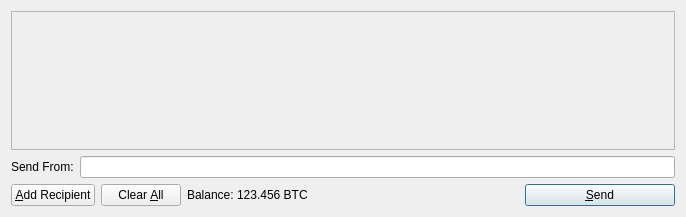
<?xml version="1.0" encoding="UTF-8"?>
<ui version="4.0">
 <class>SendCoinsDialog</class>
 <widget class="QDialog" name="SendCoinsDialog">
  <property name="geometry">
   <rect>
    <x>0</x>
    <y>0</y>
    <width>686</width>
    <height>217</height>
   </rect>
  </property>
  <property name="windowTitle">
   <string>Send Coins</string>
  </property>
  <layout class="QVBoxLayout" name="verticalLayout">
   <item>
    <widget class="QScrollArea" name="scrollArea">
     <property name="widgetResizable">
      <bool>true</bool>
     </property>
     <widget class="QWidget" name="scrollAreaWidgetContents">
      <property name="geometry">
       <rect>
        <x>0</x>
        <y>0</y>
        <width>666</width>
        <height>122</height>
       </rect>
      </property>
      <layout class="QVBoxLayout" name="verticalLayout_2">
       <property name="margin">
        <number>0</number>
       </property>
       <item>
        <layout class="QVBoxLayout" name="entries">
         <property name="spacing">
          <number>6</number>
         </property>
        </layout>
       </item>
       <item>
        <spacer name="verticalSpacer">
         <property name="orientation">
          <enum>Qt::Vertical</enum>
         </property>
         <property name="sizeHint" stdset="0">
          <size>
           <width>20</width>
           <height>40</height>
          </size>
         </property>
        </spacer>
       </item>
      </layout>
     </widget>
    </widget>
   </item>
   <item>
    <layout class="QHBoxLayout" name="sendFromLayout">
     <property name="topMargin">
      <number>0</number>
     </property>
     <item>
      <widget class="QLabel" name="labelSendFrom">
       <property name="text">
        <string>Send From:</string>
       </property>
      </widget>
     </item>
     <item>
      <widget class="QLineEdit" name="sendFrom">
       <property name="inputMask">
        <string/>
       </property>
       <property name="text">
        <string/>
       </property>
      </widget>
     </item>
    </layout>
   </item>
   <item>
    <layout class="QHBoxLayout" name="horizontalLayout">
     <item>
      <widget class="QPushButton" name="addButton">
       <property name="toolTip">
        <string>Send to multiple recipients at once</string>
       </property>
       <property name="text">
        <string>&amp;Add Recipient</string>
       </property>
       <property name="icon">
        <iconset resource="../bitcoin.qrc">
         <normaloff>:/icons/add</normaloff>:/icons/add</iconset>
       </property>
       <property name="autoDefault">
        <bool>false</bool>
       </property>
      </widget>
     </item>
     <item>
      <widget class="QPushButton" name="clearButton">
       <property name="sizePolicy">
        <sizepolicy hsizetype="Minimum" vsizetype="Fixed">
         <horstretch>0</horstretch>
         <verstretch>0</verstretch>
        </sizepolicy>
       </property>
       <property name="toolTip">
        <string>Remove all transaction fields</string>
       </property>
       <property name="text">
        <string>Clear &amp;All</string>
       </property>
       <property name="icon">
        <iconset resource="../bitcoin.qrc">
         <normaloff>:/icons/remove</normaloff>:/icons/remove</iconset>
       </property>
       <property name="autoRepeatDelay">
        <number>300</number>
       </property>
       <property name="autoDefault">
        <bool>false</bool>
       </property>
      </widget>
     </item>
     <item>
      <layout class="QHBoxLayout" name="horizontalLayout_2">
       <property name="spacing">
        <number>3</number>
       </property>
       <item>
        <widget class="QLabel" name="label">
         <property name="text">
          <string>Balance:</string>
         </property>
        </widget>
       </item>
       <item>
        <widget class="QLabel" name="labelBalance">
         <property name="cursor">
          <cursorShape>IBeamCursor</cursorShape>
         </property>
         <property name="text">
          <string>123.456 BTC</string>
         </property>
         <property name="textInteractionFlags">
          <set>Qt::LinksAccessibleByMouse|Qt::TextSelectableByKeyboard|Qt::TextSelectableByMouse</set>
         </property>
        </widget>
       </item>
      </layout>
     </item>
     <item>
      <spacer name="horizontalSpacer">
       <property name="orientation">
        <enum>Qt::Horizontal</enum>
       </property>
       <property name="sizeHint" stdset="0">
        <size>
         <width>40</width>
         <height>20</height>
        </size>
       </property>
      </spacer>
     </item>
     <item>
      <widget class="QPushButton" name="sendButton">
       <property name="minimumSize">
        <size>
         <width>150</width>
         <height>0</height>
        </size>
       </property>
       <property name="toolTip">
        <string>Confirm the send action</string>
       </property>
       <property name="text">
        <string>&amp;Send</string>
       </property>
       <property name="icon">
        <iconset resource="../bitcoin.qrc">
         <normaloff>:/icons/send</normaloff>:/icons/send</iconset>
       </property>
       <property name="default">
        <bool>true</bool>
       </property>
      </widget>
     </item>
    </layout>
   </item>
  </layout>
 </widget>
 <resources>
  <include location="../bitcoin.qrc"/>
 </resources>
 <connections/>
</ui>
